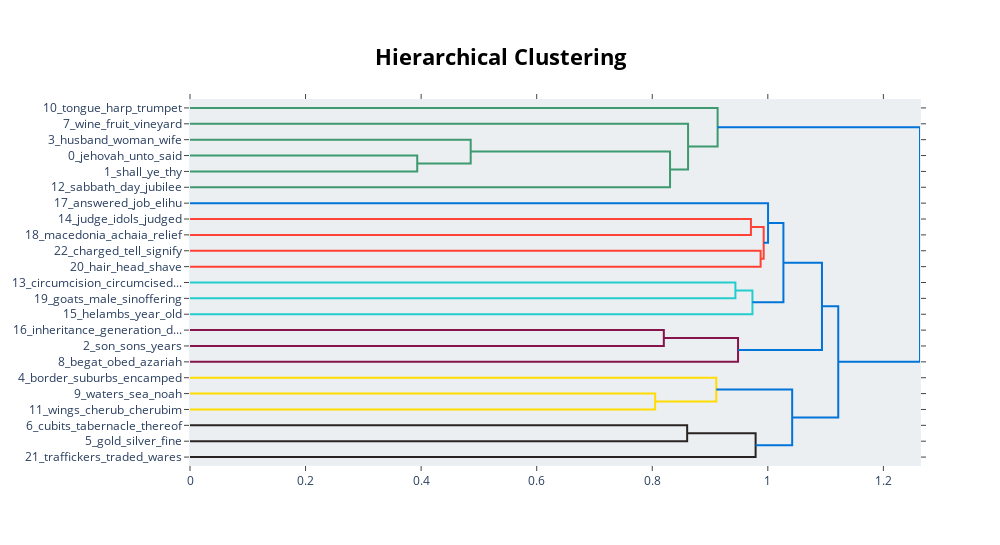

The code cell stored with this chart in its notebook:
### Code cell
topic_model.visualize_hierarchy()

### Figure 1 — Plotly figure (JSON) as saved in the notebook; plotly's stock layout.template omitted (floating-point values rounded to 4 significant figures)
{"data": [{"hoverinfo": "text", "marker": {"color": "rgb(61,153,112)"}, "mode": "lines", "type": "scatter", "x": [0, 0.3933, 0.3933, 0], "xaxis": "x", "y": [-35, -35, -45, -45], "yaxis": "y"}, {"hoverinfo": "text", "marker": {"color": "rgb(61,153,112)"}, "mode": "lines", "type": "scatter", "x": [0, 0.4858, 0.4858, 0.3933], "xaxis": "x", "y": [-25, -25, -40, -40], "yaxis": "y"}, {"hoverinfo": "text", "marker": {"color": "rgb(61,153,112)"}, "mode": "lines", "type": "scatter", "x": [0.4858, 0.8308, 0.8308, 0], "xaxis": "x", "y": [-32.5, -32.5, -55, -55], "yaxis": "y"}, {"hoverinfo": "text", "marker": {"color": "rgb(61,153,112)"}, "mode": "lines", "type": "scatter", "x": [0, 0.862, 0.862, 0.8308], "xaxis": "x", "y": [-15, -15, -43.75, -43.75], "yaxis": "y"}, {"hoverinfo": "text", "marker": {"color": "rgb(61,153,112)"}, "mode": "lines", "type": "scatter", "x": [0, 0.9131, 0.9131, 0.862], "xaxis": "x", "y": [-5, -5, -29.38, -29.38], "yaxis": "y"}, {"hoverinfo": "text", "marker": {"color": "rgb(255,65,54)"}, "mode": "lines", "type": "scatter", "x": [0, 0.9708, 0.9708, 0], "xaxis": "x", "y": [-75, -75, -85, -85], "yaxis": "y"}, {"hoverinfo": "text", "marker": {"color": "rgb(255,65,54)"}, "mode": "lines", "type": "scatter", "x": [0, 0.9875, 0.9875, 0], "xaxis": "x", "y": [-95, -95, -105, -105], "yaxis": "y"}, {"hoverinfo": "text", "marker": {"color": "rgb(255,65,54)"}, "mode": "lines", "type": "scatter", "x": [0.9708, 0.9928, 0.9928, 0.9875], "xaxis": "x", "y": [-80, -80, -100, -100], "yaxis": "y"}, {"hoverinfo": "text", "marker": {"color": "rgb(0,116,217)"}, "mode": "lines", "type": "scatter", "x": [0, 1.0, 1.0, 0.9928], "xaxis": "x", "y": [-65, -65, -90, -90], "yaxis": "y"}, {"hoverinfo": "text", "marker": {"color": "rgb(35,205,205)"}, "mode": "lines", "type": "scatter", "x": [0, 0.9439, 0.9439, 0], "xaxis": "x", "y": [-115, -115, -125, -125], "yaxis": "y"}, {"hoverinfo": "text", "marker": {"color": "rgb(35,205,205)"}, "mode": "lines", "type": "scatter", "x": [0.9439, 0.9734, 0.9734, 0], "xaxis": "x", "y": [-120, -120, -135, -135], "yaxis": "y"}, {"hoverinfo": "text", "marker": {"color": "rgb(0,116,217)"}, "mode": "lines", "type": "scatter", "x": [1.0, 1.027, 1.027, 0.9734], "xaxis": "x", "y": [-77.5, -77.5, -127.5, -127.5], "yaxis": "y"}, {"hoverinfo": "text", "marker": {"color": "rgb(133,20,75)"}, "mode": "lines", "type": "scatter", "x": [0, 0.82, 0.82, 0], "xaxis": "x", "y": [-145, -145, -155, -155], "yaxis": "y"}, {"hoverinfo": "text", "marker": {"color": "rgb(133,20,75)"}, "mode": "lines", "type": "scatter", "x": [0.82, 0.9485, 0.9485, 0], "xaxis": "x", "y": [-150, -150, -165, -165], "yaxis": "y"}, {"hoverinfo": "text", "marker": {"color": "rgb(0,116,217)"}, "mode": "lines", "type": "scatter", "x": [1.027, 1.094, 1.094, 0.9485], "xaxis": "x", "y": [-102.5, -102.5, -157.5, -157.5], "yaxis": "y"}, {"hoverinfo": "text", "marker": {"color": "rgb(255,220,0)"}, "mode": "lines", "type": "scatter", "x": [0, 0.805, 0.805, 0], "xaxis": "x", "y": [-185, -185, -195, -195], "yaxis": "y"}, {"hoverinfo": "text", "marker": {"color": "rgb(255,220,0)"}, "mode": "lines", "type": "scatter", "x": [0, 0.9108, 0.9108, 0.805], "xaxis": "x", "y": [-175, -175, -190, -190], "yaxis": "y"}, {"hoverinfo": "text", "marker": {"color": "rgb(40,35,35)"}, "mode": "lines", "type": "scatter", "x": [0, 0.8604, 0.8604, 0], "xaxis": "x", "y": [-205, -205, -215, -215], "yaxis": "y"}, {"hoverinfo": "text", "marker": {"color": "rgb(40,35,35)"}, "mode": "lines", "type": "scatter", "x": [0.8604, 0.9789, 0.9789, 0], "xaxis": "x", "y": [-210, -210, -225, -225], "yaxis": "y"}, {"hoverinfo": "text", "marker": {"color": "rgb(0,116,217)"}, "mode": "lines", "type": "scatter", "x": [0.9108, 1.042, 1.042, 0.9789], "xaxis": "x", "y": [-182.5, -182.5, -217.5, -217.5], "yaxis": "y"}, {"hoverinfo": "text", "marker": {"color": "rgb(0,116,217)"}, "mode": "lines", "type": "scatter", "x": [1.094, 1.122, 1.122, 1.042], "xaxis": "x", "y": [-130, -130, -200, -200], "yaxis": "y"}, {"hoverinfo": "text", "marker": {"color": "rgb(0,116,217)"}, "mode": "lines", "type": "scatter", "x": [0.9131, 1.263, 1.263, 1.122], "xaxis": "x", "y": [-17.19, -17.19, -165, -165], "yaxis": "y"}], "layout": {"autosize": false, "height": 545, "hoverlabel": {"bgcolor": "white", "font": {"family": "Rockwell", "size": 16}}, "hovermode": "closest", "plot_bgcolor": "#ECEFF1", "showlegend": false, "title": {"font": {"color": "Black", "size": 22}, "text": "<b>Hierarchical Clustering</b>", "x": 0.5, "xanchor": "center", "yanchor": "top"}, "width": 1000, "xaxis": {"mirror": "allticks", "rangemode": "tozero", "showgrid": false, "showline": true, "showticklabels": true, "ticks": "outside", "type": "linear", "zeroline": false}, "yaxis": {"mirror": "allticks", "range": [-230, 0], "rangemode": "tozero", "showgrid": false, "showline": true, "showticklabels": true, "tickmode": "array", "ticks": "outside", "ticktext": ["10_tongue_harp_trumpet", "7_wine_fruit_vineyard", "3_husband_woman_wife", "0_jehovah_unto_said", "1_shall_ye_thy", "12_sabbath_day_jubilee", "17_answered_job_elihu", "14_judge_idols_judged", "18_macedonia_achaia_relief", "22_charged_tell_signify", "20_hair_head_shave", "13_circumcision_circumcised...", "19_goats_male_sinoffering", "15_helambs_year_old", "16_inheritance_generation_d...", "2_son_sons_years", "8_begat_obed_azariah", "4_border_suburbs_encamped", "9_waters_sea_noah", "11_wings_cherub_cherubim", "6_cubits_tabernacle_thereof", "5_gold_silver_fine", "21_traffickers_traded_wares"], "tickvals": [-5, -15, -25, -35, -45, -55, -65, -75, -85, -95, -105, -115, -125, -135, -145, -155, -165, -175, -185, -195, -205, -215, -225], "type": "linear", "zeroline": false}}}
